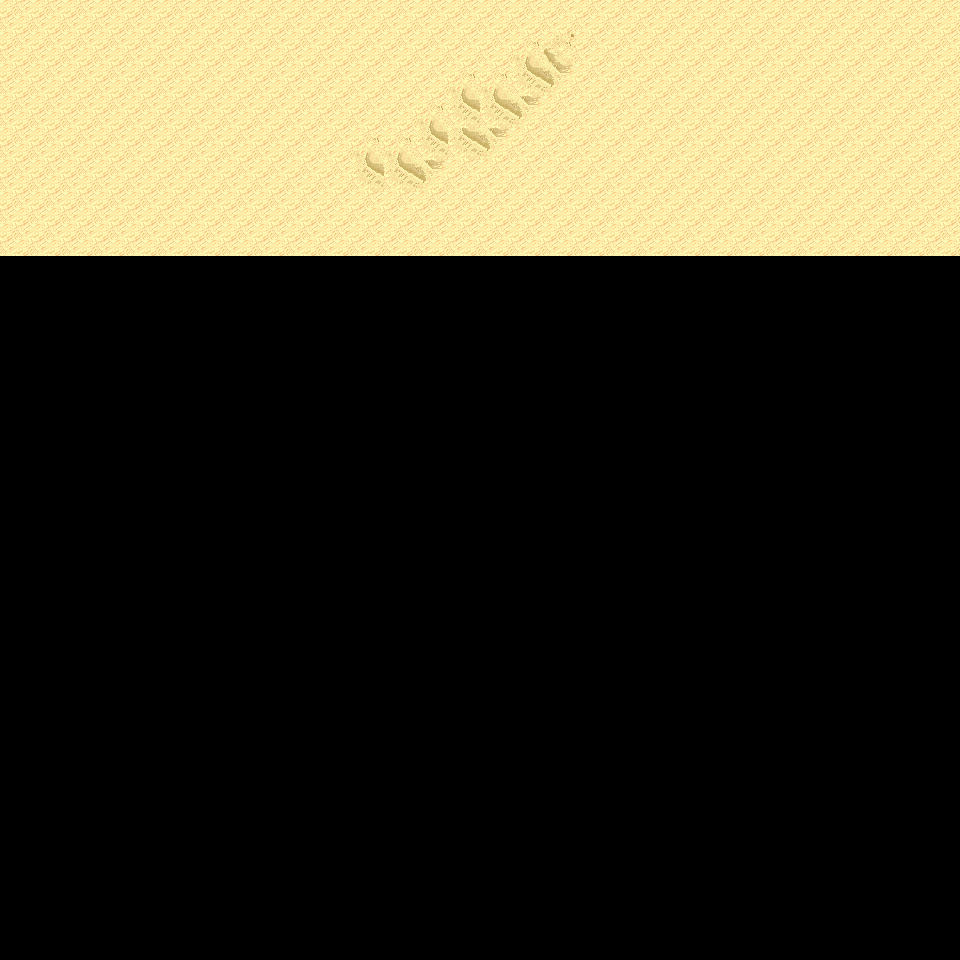

Below is a game level as drawn by its tile map, then a one-line description and the .tmx that defines it (tile-layer data replaced by summaries):
An orthogonal 30x30 tile map with 32x32 px tiles, 6 tile layers (Ground, Object, Object2, Above, ...), 16 tilesets and 2 objects (2x mapExit).

<map version="1.0" orientation="orthogonal" renderorder="right-down" width="30" height="30" tilewidth="32" tileheight="32" nextobjectid="3">
  <tileset firstgid="1" name="tileset_logic_collision" tilewidth="32" tileheight="32" tilecount="1" columns="1">
    <image source="../drawable/tileset_logic_collision.png" width="32" height="32" />
  </tileset>
  <tileset firstgid="2" name="tileset_ground_ground" tilewidth="32" tileheight="32" tilecount="33" columns="3">
    <image source="../drawable/tileset_ground_ground.png" width="96" height="352" />
  </tileset>
  <tileset firstgid="35" name="tileset_terrain_desert" tilewidth="32" tileheight="32" tilecount="88" columns="8">
    <image source="../drawable/tileset_terrain_desert.png" width="256" height="352" />
  </tileset>
  <tileset firstgid="123" name="tileset_ground_sand_edges" tilewidth="32" tileheight="32" tilecount="15" columns="5">
    <image source="../drawable/tileset_ground_sand_edges.png" width="160" height="96" />
  </tileset>
  <tileset firstgid="138" name="tileset_ground_sand_2" tilewidth="32" tileheight="32" tilecount="15" columns="5">
    <image source="../drawable/tileset_ground_sand_2.png" width="160" height="96" />
  </tileset>
  <tileset firstgid="153" name="tileset_building_stone_ruins" tilewidth="32" tileheight="32" tilecount="72" columns="6">
    <image source="../drawable/tileset_building_stone_ruins.png" width="192" height="384" />
  </tileset>
  <tileset firstgid="225" name="tileset_item_statue_blackened_column" tilewidth="32" tileheight="32" tilecount="4" columns="1">
    <image source="../drawable/tileset_item_statue_blackened_column.png" width="32" height="128" />
  </tileset>
  <tileset firstgid="229" name="tileset_item_statue_skull_carving" tilewidth="32" tileheight="32" tilecount="4" columns="2">
    <image source="../drawable/tileset_item_statue_skull_carving.png" width="64" height="64" />
  </tileset>
  <tileset firstgid="233" name="tileset_item_statue_skullpedestal" tilewidth="32" tileheight="32" tilecount="2" columns="1">
    <image source="../drawable/tileset_item_statue_skullpedestal.png" width="32" height="64" />
  </tileset>
  <tileset firstgid="235" name="tileset_plant_tree_banana_tree" tilewidth="32" tileheight="32" tilecount="40" columns="4">
    <image source="../drawable/tileset_plant_tree_banana_tree.png" width="128" height="320" />
  </tileset>
  <tileset firstgid="275" name="tileset_plant_tree_palm_tree" tilewidth="32" tileheight="32" tilecount="6" columns="2">
    <image source="../drawable/tileset_plant_tree_palm_tree.png" width="64" height="96" />
  </tileset>
  <tileset firstgid="281" name="tileset_plant_tree_palm_trees" tilewidth="32" tileheight="32" tilecount="40" columns="4">
    <image source="../drawable/tileset_plant_tree_palm_trees.png" width="128" height="320" />
  </tileset>
  <tileset firstgid="321" name="tileset_plant_bush_large_green" tilewidth="32" tileheight="32" tilecount="9" columns="3">
    <image source="../drawable/tileset_plant_bush_large_green.png" width="96" height="96" />
  </tileset>
  <tileset firstgid="330" name="tileset_plant_cactus" tilewidth="32" tileheight="32" tilecount="2" columns="1">
    <image source="../drawable/tileset_plant_cactus.png" width="32" height="64" />
  </tileset>
  <tileset firstgid="332" name="tileset_plant_lily_pads" tilewidth="32" tileheight="32" tilecount="2" columns="1">
    <image source="../drawable/tileset_plant_lily_pads.png" width="32" height="64" />
  </tileset>
  <tileset firstgid="334" name="tileset_plant_round_cactuses" tilewidth="32" tileheight="32" tilecount="20" columns="10">
    <image source="../drawable/tileset_plant_round_cactuses.png" width="320" height="64" />
  </tileset>
  <layer name="Ground" width="30" height="30">
    <data>[900 cells, 240 non-empty, 5 distinct tile ids]</data>
  </layer>
  <layer name="Object" width="30" height="30">
    <data>[900 cells, 0 non-empty, 0 distinct tile ids]</data>
  </layer>
  <layer name="Object2" width="30" height="30">
    <data>[900 cells, 0 non-empty, 0 distinct tile ids]</data>
  </layer>
  <layer name="Above" width="30" height="30">
    <data>[900 cells, 0 non-empty, 0 distinct tile ids]</data>
  </layer>
  <layer name="Above2" width="30" height="30">
    <data>[900 cells, 0 non-empty, 0 distinct tile ids]</data>
  </layer>
  <layer name="Walkable" width="30" height="30">
    <data>[900 cells, 0 non-empty, 0 distinct tile ids]</data>
  </layer>
  <objectgroup name="MapEvents">
    <object id="1" name="north" type="mapExit" x="0" y="0" width="960" height="32">
      <properties>
        <property name="map" value="level_0_x34_y131" />
        <property name="x" value="0" />
        <property name="y" value="28" />
      </properties>
    </object>
    <object id="2" name="east" type="mapExit" x="928" y="0" width="32" height="960">
      <properties>
        <property name="map" value="level_0_x35_y132" />
        <property name="x" value="1" />
        <property name="y" value="0" />
      </properties>
    </object>
  </objectgroup>
</map>
